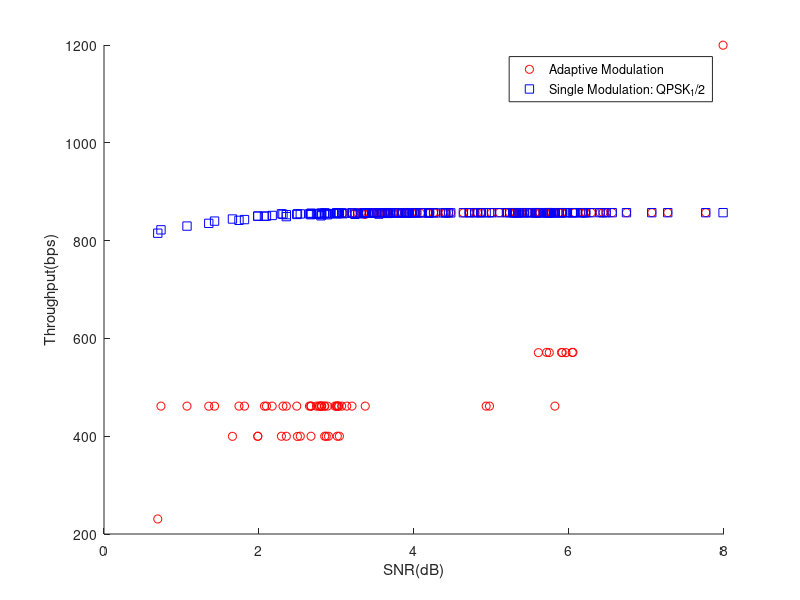
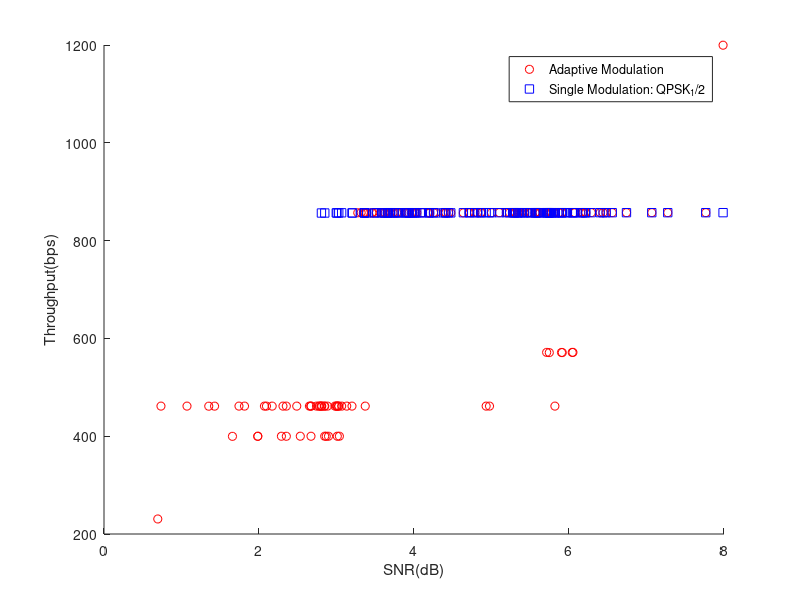

These figures' MATLAB source, in order:
clc;
clear;
close all;
% 读取Adaptive_modulation_throughput.mat文件
load('Adaptive_modulation_throughput.mat', 'SNR', 'all_throughput','all_BER_dc');
SNR_adaptive = SNR;
throughput_adaptive = all_throughput;
adaptive_BER_dc = all_BER_dc;
% 读取single_modulation_throughput.mat文件
load('single_modulation_throughput.mat', 'SNR', 'all_throughput', 'option','all_BER_dc');
SNR_single = SNR;
throughput_single = all_throughput;
single_BER_dc = all_BER_dc;
% 绘图
figure;
hold on;
plot(SNR_adaptive, throughput_adaptive, 'ro', 'DisplayName', 'Adaptive Modulation'); % 红色圆形标记
plot(SNR_single, throughput_single, 'bs', 'DisplayName', ['Single Modulation: ' option]); % 蓝色方形标记
hold off;
% 标签和图例
xlabel('SNR(dB)');
ylabel('Throughput(bps)');
% title('SNR-Throughput Comparison');
legend('show');
%%
% 筛选误码率小于0.001的数据
threshold = 0.001;
idx_adaptive = adaptive_BER_dc < threshold; % 自适应调制的索引
SNR_adaptive_filtered = SNR(idx_adaptive);
throughput_adaptive_filtered = throughput_adaptive(idx_adaptive);
idx_single = single_BER_dc < threshold; % 单一调制的索引
SNR_single_filtered = SNR(idx_single);
throughput_single_filtered = throughput_single(idx_single);
% 绘图
figure;
hold on;
plot(SNR_adaptive_filtered, throughput_adaptive_filtered, 'ro', 'DisplayName', 'Adaptive Modulation');
% plot(max(SNR_adaptive_filtered), max(throughput_adaptive_filtered), 'bs', 'DisplayName', ['Single Modulation: ' option]);
plot(SNR_single_filtered, throughput_single_filtered, 'bs', 'DisplayName', ['Single Modulation: ' option]);
hold off;
% 标签和图例
xlabel('SNR(dB)');
ylabel('Throughput(bps)');
% title('Throughput vs. SNR for BER < 0.001');
legend('show');